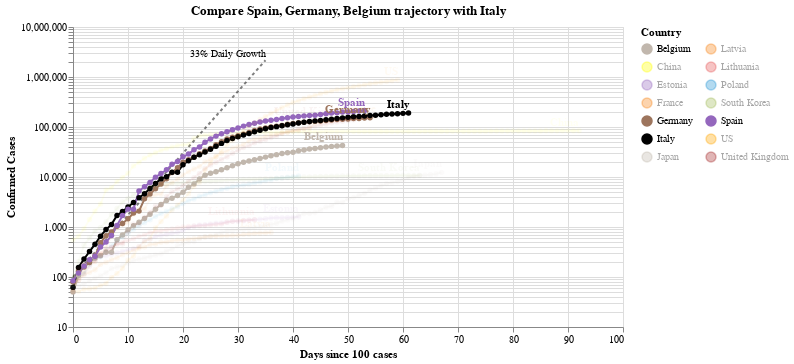

Source (notebook cell):
### Code cell
#hide_input
chart2 = make_since_chart(dff2, ['Spain', 'Germany', 'Belgium'], baseline_countries)
chart2

### Figure 1 — Vega-Lite specification as saved in the notebook (floating-point values rounded to 4 significant figures; data arrays with more than 128 entries replaced by an {"elided": "..."} marker saying what was removed)
{"config": {"view": {"continuousWidth": 400, "continuousHeight": 300}}, "layer": [{"mark": {"type": "line", "color": "black", "opacity": 0.5, "strokeDash": [3, 3]}, "encoding": {"x": {"type": "quantitative", "field": "Days since 100 cases"}, "y": {"type": "quantitative", "field": "Confirmed Cases"}}}, {"mark": {"type": "text", "align": "right", "dy": -6, "fontSize": 10, "text": "33% Daily Growth"}, "encoding": {"x": {"type": "quantitative", "field": "Days since 100 cases"}, "y": {"type": "quantitative", "field": "Confirmed Cases"}}, "transform": [{"filter": "(datum['Days since 100 cases'] >= 35)"}]}, {"data": {"name": "data-aab7df596f0acee54d26c203812c1eab"}, "mark": {"type": "line", "point": true}, "encoding": {"color": {"type": "nominal", "field": "Country", "legend": {"columns": 2}, "scale": {"domain": ["Belgium", "China", "Estonia", "France", "Germany", "Italy", "Japan", "Latvia", "Lithuania", "Poland", "South Korea", "Spain", "US", "United Kingdom"], "range": ["#C1B7AD", "yellow", "#9467bd", "#F58518", "#9D755D", "black", "#C1B7AD", "#F58518", "#E45756", "#2495D3", "#A1BA59", "#9467bd", "orange", "brown"]}}, "opacity": {"condition": {"value": 1, "selection": "selector009"}, "value": 0.05}, "tooltip": [{"type": "nominal", "field": "Country"}, {"type": "temporal", "field": "Date"}, {"type": "quantitative", "field": "Confirmed Cases"}, {"type": "quantitative", "field": "Days since 100 cases"}], "x": {"type": "quantitative", "field": "Days since 100 cases"}, "y": {"type": "quantitative", "field": "Confirmed Cases", "scale": {"type": "log"}}}, "selection": {"selector009": {"type": "multi", "fields": ["Country"], "bind": "legend", "init": [{"Country": "Spain"}, {"Country": "Germany"}, {"Country": "Belgium"}, {"Country": "Italy"}]}}, "width": 550}, {"data": {"name": "data-aab7df596f0acee54d26c203812c1eab"}, "mark": {"type": "text", "align": "right", "dy": -8, "fontWeight": "bold"}, "encoding": {"color": {"type": "nominal", "field": "Country", "legend": {"columns": 2}, "scale": {"domain": ["Belgium", "China", "Estonia", "France", "Germany", "Italy", "Japan", "Latvia", "Lithuania", "Poland", "South Korea", "Spain", "US", "United Kingdom"], "range": ["#C1B7AD", "yellow", "#9467bd", "#F58518", "#9D755D", "black", "#C1B7AD", "#F58518", "#E45756", "#2495D3", "#A1BA59", "#9467bd", "orange", "brown"]}}, "opacity": {"condition": {"value": 1, "selection": "selector009"}, "value": 0.05}, "text": {"type": "nominal", "field": "Country"}, "tooltip": [{"type": "nominal", "field": "Country"}, {"type": "temporal", "field": "Date"}, {"type": "quantitative", "field": "Confirmed Cases"}, {"type": "quantitative", "field": "Days since 100 cases"}], "x": {"type": "quantitative", "field": "Days since 100 cases"}, "y": {"type": "quantitative", "field": "Confirmed Cases", "scale": {"type": "log"}}}, "transform": [{"filter": "(datum['Date'] >= 1587600000000)"}], "width": 550}], "data": {"name": "data-c1a3bbf4dd040f2e7e8e7a69520e3c2a"}, "title": "Compare Spain, Germany, Belgium trajectory with Italy", "$schema": "https://vega.github.io/schema/vega-lite/v4.0.2.json", "datasets": {"data-c1a3bbf4dd040f2e7e8e7a69520e3c2a": [{"Days since 100 cases": 0, "Confirmed Cases": 100.0}, {"Days since 100 cases": 1, "Confirmed Cases": 133.0}, {"Days since 100 cases": 2, "Confirmed Cases": 176.9}, {"Days since 100 cases": 3, "Confirmed Cases": 235.3}, {"Days since 100 cases": 4, "Confirmed Cases": 312.9}, {"Days since 100 cases": 5, "Confirmed Cases": 416.2}, {"Days since 100 cases": 6, "Confirmed Cases": 553.5}, {"Days since 100 cases": 7, "Confirmed Cases": 736.1}, {"Days since 100 cases": 8, "Confirmed Cases": 979.1}, {"Days since 100 cases": 9, "Confirmed Cases": 1302.0}, {"Days since 100 cases": 10, "Confirmed Cases": 1732.0}, {"Days since 100 cases": 11, "Confirmed Cases": 2303.0}, {"Days since 100 cases": 12, "Confirmed Cases": 3064.0}, {"Days since 100 cases": 13, "Confirmed Cases": 4074.0}, {"Days since 100 cases": 14, "Confirmed Cases": 5419.0}, {"Days since 100 cases": 15, "Confirmed Cases": 7207.0}, {"Days since 100 cases": 16, "Confirmed Cases": 9586.0}, {"Days since 100 cases": 17, "Confirmed Cases": 12750.0}, {"Days since 100 cases": 18, "Confirmed Cases": 16960.0}, {"Days since 100 cases": 19, "Confirmed Cases": 22550.0}, {"Days since 100 cases": 20, "Confirmed Cases": 29990.0}, {"Days since 100 cases": 21, "Confirmed Cases": 39890.0}, {"Days since 100 cases": 22, "Confirmed Cases": 53060.0}, {"Days since 100 cases": 23, "Confirmed Cases": 70560.0}, {"Days since 100 cases": 24, "Confirmed Cases": 93850.0}, {"Days since 100 cases": 25, "Confirmed Cases": 124800.0}, {"Days since 100 cases": 26, "Confirmed Cases": 166000.0}, {"Days since 100 cases": 27, "Confirmed Cases": 220800.0}, {"Days since 100 cases": 28, "Confirmed Cases": 293700.0}, {"Days since 100 cases": 29, "Confirmed Cases": 390600.0}, {"Days since 100 cases": 30, "Confirmed Cases": 519500.0}, {"Days since 100 cases": 31, "Confirmed Cases": 690900.0}, {"Days since 100 cases": 32, "Confirmed Cases": 918900.0}, {"Days since 100 cases": 33, "Confirmed Cases": 1222000.0}, {"Days since 100 cases": 34, "Confirmed Cases": 1625000.0}, {"Days since 100 cases": 35, "Confirmed Cases": 2162000.0}], "data-aab7df596f0acee54d26c203812c1eab": {"elided": "769 records"}}}
